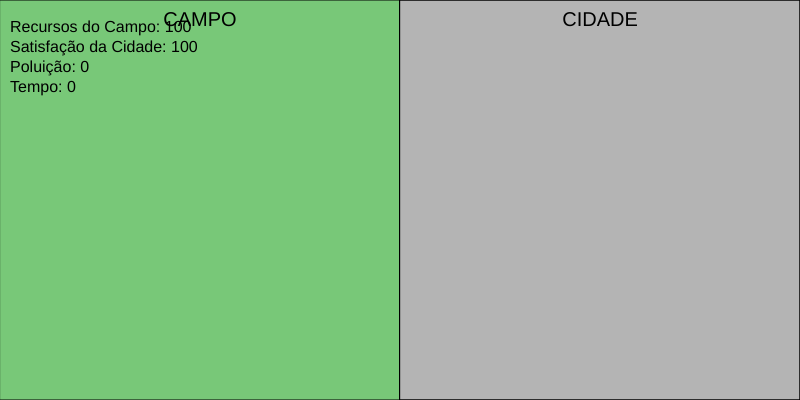
Frame 1 (no input)
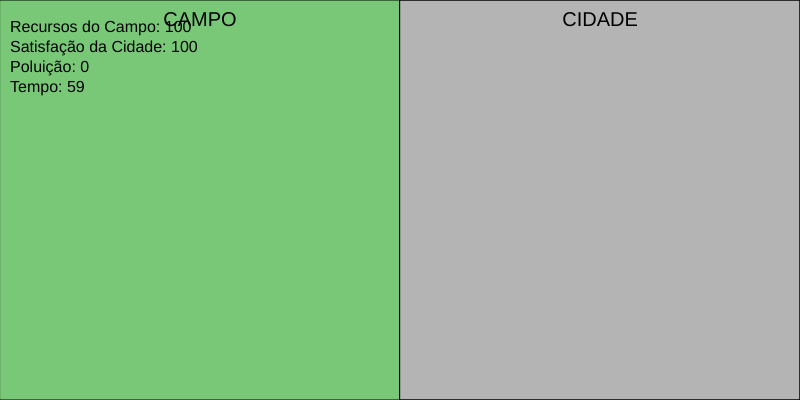
Frame 60 (no input)
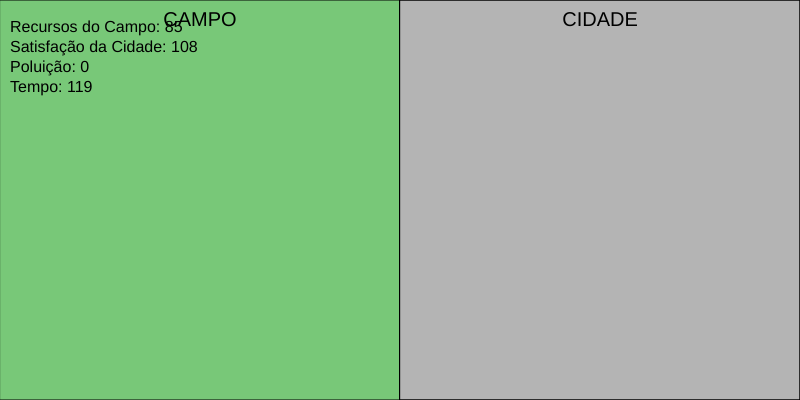
Frame 120 (the mouse pressed at the canvas centre since frame 60)

The p5.js sketch that drew these frames (run headless with seeded random() and noise() and a simulated clock; from frame 60 on, the mouse is pressed at the canvas centre):

// p5.js sketch
// ── sketch.js
// Jogo: Campo x Cidade

// Variáveis do jogo
let campoRecursos = 100;
let cidadeSatisfacao = 100;
let poluicao = 0;
let tempo = 0;
let gameOver = false;

function setup() {
  createCanvas(800, 400);
  textFont('Arial');
}

function draw() {
  background(220);
  desenhaCenario();
  desenhaBarras();

  if (!gameOver) {
    tempo++;
    if (frameCount % 60 === 0) {
      atualizarJogo();
    }
  } else {
    fill(0);
    textSize(32);
    textAlign(CENTER, CENTER);
    text("Game Over! Pressione R para reiniciar", width / 2, height / 2);
  }
}

function desenhaCenario() {
  // Campo (esquerda)
  fill(120, 200, 120);
  rect(0, 0, width / 2, height);
  fill(0);
  textSize(20);
  textAlign(CENTER, TOP);
  text("CAMPO", width / 4, 10);

  // Cidade (direita)
  fill(180);
  rect(width / 2, 0, width / 2, height);
  fill(0);
  textSize(20);
  textAlign(CENTER, TOP);
  text("CIDADE", 3 * width / 4, 10);

  // Poluição visual (cidade)
  fill(100, 100, 100, map(poluicao, 0, 100, 0, 200));
  rect(width / 2, 0, width / 2, height);
}

function desenhaBarras() {
  fill(0);
  textSize(16);
  textAlign(LEFT, TOP);
  text(`Recursos do Campo: ${campoRecursos}`, 10, 20);
  text(`Satisfação da Cidade: ${cidadeSatisfacao}`, 10, 40);
  text(`Poluição: ${poluicao}`, 10, 60);
  text(`Tempo: ${tempo}`, 10, 80);
}

function atualizarJogo() {
  // Consumo de recursos pela cidade
  campoRecursos -= 5;
  cidadeSatisfacao -= 2;
  poluicao += 2;

  // Verifica condições de fim de jogo
  if (campoRecursos <= 0 || cidadeSatisfacao <= 0 || poluicao >= 100) {
    gameOver = true;
  }
}

function mousePressed() {
  if (gameOver) return;

  // Clique na esquerda (campo)
  if (mouseX < width / 2) {
    // Produzir comida
    campoRecursos += 10;
  } else {
    // Clique na direita (cidade): entregar comida e reduzir poluição
    if (campoRecursos >= 10) {
      campoRecursos -= 10;
      cidadeSatisfacao += 10;
      poluicao -= 5;
      if (poluicao < 0) poluicao = 0;
    }
  }
}

function keyPressed() {
  if (key === 'r' || key === 'R') {
    reiniciarJogo();
  }
}

function reiniciarJogo() {
  campoRecursos = 100;
  cidadeSatisfacao = 100;
  poluicao = 0;
  tempo = 0;
  gameOver = false;
}
